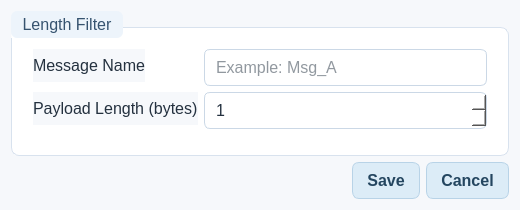
<?xml version="1.0" encoding="UTF-8"?>
<ui version="4.0">
 <class>MessageDefinitionDialog</class>
 <widget class="QDialog" name="MessageDefinitionDialog">
  <property name="geometry"><rect><x>0</x><y>0</y><width>520</width><height>210</height></rect></property>
  <property name="windowTitle"><string>Message Definition</string></property>
  <property name="styleSheet"><string>QWidget{font-family:&quot;Segoe UI&quot;,&quot;Noto Sans&quot;,Arial;font-size:12pt;color:#24313f;background-color:#f6f8fb;}QDialog{background-color:#f6f8fb;}QGroupBox{background-color:#ffffff;border:1px solid #d8e2ee;border-radius:8px;margin-top:16px;padding:12px;}QGroupBox::title{subcontrol-origin:margin;subcontrol-position:top left;padding:4px 9px;color:#36536f;background-color:#edf4fb;border-radius:6px;font-weight:600;}QLineEdit,QSpinBox{background-color:#ffffff;border:1px solid #cbd8e6;border-radius:6px;padding:7px 9px;selection-background-color:#b9d7f0;}QLineEdit:focus,QSpinBox:focus{border:1px solid #7aa7c7;background-color:#fbfdff;}QPushButton{background-color:#dcecf7;border:1px solid #b8d3e7;border-radius:7px;padding:8px 14px;color:#244660;font-weight:600;}QPushButton:hover{background-color:#cfe4f3;}</string></property>
  <layout class="QVBoxLayout" name="mainLayout">
   <item>
    <widget class="QGroupBox" name="definitionGroup">
     <property name="title"><string>Length Filter</string></property>
     <layout class="QFormLayout" name="formLayout">
      <item row="0" column="0"><widget class="QLabel" name="lblMessageName"><property name="text"><string>Message Name</string></property></widget></item>
      <item row="0" column="1"><widget class="QLineEdit" name="txtMessageName"><property name="placeholderText"><string>Example: Msg_A</string></property></widget></item>
      <item row="1" column="0"><widget class="QLabel" name="lblPayloadLength"><property name="text"><string>Payload Length (bytes)</string></property></widget></item>
      <item row="1" column="1"><widget class="QSpinBox" name="spinPayloadLength"><property name="minimum"><number>1</number></property><property name="maximum"><number>1000000</number></property><property name="value"><number>1</number></property></widget></item>
     </layout>
    </widget>
   </item>
   <item><widget class="QDialogButtonBox" name="buttonBox"><property name="orientation"><enum>Qt::Horizontal</enum></property><property name="standardButtons"><set>QDialogButtonBox::Cancel|QDialogButtonBox::Save</set></property></widget></item>
  </layout>
 </widget>
 <resources/>
 <connections/>
</ui>
